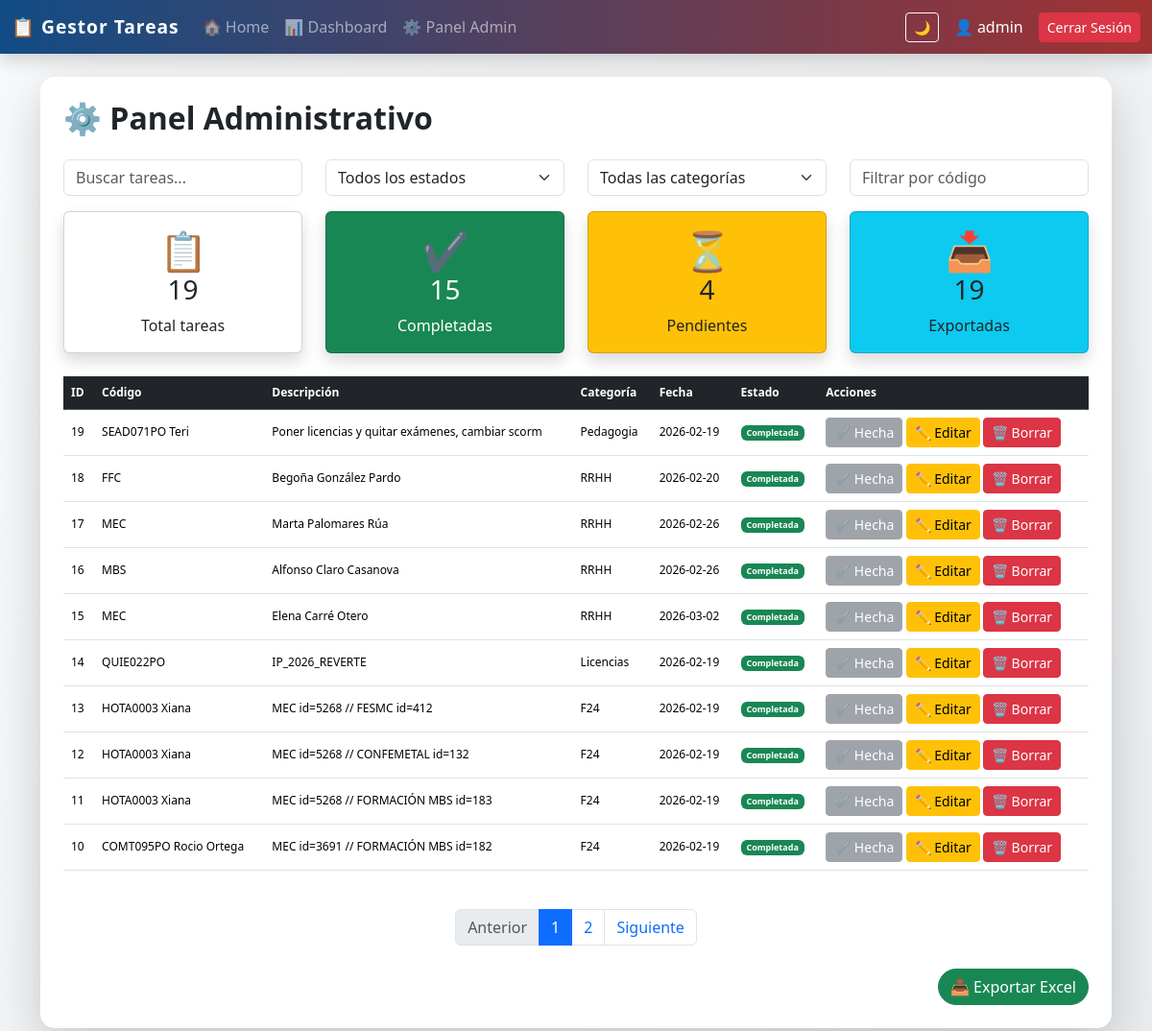
Page /admin (signed in) on the committed database.
### tables this page shows
CREATE TABLE tareas (
            id INTEGER PRIMARY KEY AUTOINCREMENT,
            descripcion TEXT NOT NULL,
            categoria TEXT,
            fecha TEXT,
            completada INTEGER DEFAULT 0,
            codigo TEXT,
            usuario_id INTEGER,
            FOREIGN KEY (usuario_id) REFERENCES usuarios(id)
        );

### app_web.py (the view)
@app.route("/admin")
@login_required
def admin():
    if session.get("es_admin") != 1:
        return redirect("/")
    page = request.args.get("page", 1, type=int)
    per_page = 10
    offset = (page - 1) * per_page
    conn = get_connection()
    cursor = conn.cursor()
    cursor.execute("""
        SELECT tareas.id,
               tareas.descripcion,
               tareas.categoria,
               tareas.fecha,
               tareas.completada,
               tareas.codigo,
               tareas.usuario_id,
               usuarios.username AS usuario
        FROM tareas
        LEFT JOIN usuarios ON tareas.usuario_id = usuarios.id
        ORDER BY tareas.id DESC
        LIMIT ? OFFSET ?
    """, (per_page, offset))
    tareas = cursor.fetchall()
    cursor.execute("SELECT COUNT(*) FROM tareas")
    total_tareas = cursor.fetchone()[0]
    total_pages = (total_tareas + per_page - 1) // per_page if total_tareas > 0 else 1
    cursor.execute("SELECT COUNT(*) FROM tareas WHERE completada = 1")
    completadas = cursor.fetchone()[0]
    pendientes = total_tareas - completadas
    cursor.execute("SELECT DISTINCT categoria FROM tareas")
    categorias = [row["categoria"] for row in cursor.fetchall() if row["categoria"]]
    conn.close()
    return render_template(
        "admin.html",
        tareas=tareas,
        page=page,
        total_pages=total_pages,
        total=total_tareas,
        completadas=completadas,
        pendientes=pendientes,
        exportadas=total_tareas, # Faltaba esta variable que usas en los KPIs
        categorias=categorias
    )

### app_web.py (called while the page is built)
def get_connection():
    conn = sqlite3.connect(DB_NAME)
    conn.row_factory = sqlite3.Row
    return conn

def login_required(f):
    @wraps(f)
    def decorated_function(*args, **kwargs):
        if "user_id" not in session:
            return redirect(url_for("login"))
        return f(*args, **kwargs)
    return decorated_function

### templates/admin.html (shortened to what this page needs)
{% extends "base.html" %}
{% block content %}
<h2 class="mb-4 fw-bold">⚙ Panel Administrativo</h2>
<div class="row mb-3">
    <div class="col-md-3">
        <input type="text" id="buscador" class="form-control" placeholder="Buscar tareas...">
    </div>
    <div class="col-md-3">
        <select id="filtro_estado" class="form-select">
            <option value="">Todos los estados</option>
        </select>
    </div>
    <div class="col-md-3">
        <select id="filtro_categoria" class="form-select">
            <option value="">Todas las categorías</option>
        </select>
    </div>
    <div class="col-md-3">
        <input type="text" id="filtro_codigo" class="form-control" placeholder="Filtrar por código">
    </div>
</div>
<div class="row g-4 mb-4">
    <div class="col-md-3">
        <div class="card text-center shadow p-3">
            <div class="display-6">📋</div>
            <h3>{{ total }}</h3>
            <p class="mb-0">Total tareas</p>
        </div>
    </div>
    <div class="col-md-3">
        <div class="card text-center shadow p-3 bg-success text-white">
            <div class="display-6">✔</div>
            <h3>{{ completadas }}</h3>
            <p class="mb-0">Completadas</p>
        </div>
    </div>
    <div class="col-md-3">
        <div class="card text-center shadow p-3 bg-warning">
            <div class="display-6">⏳</div>
            <h3>{{ pendientes }}</h3>
            <p class="mb-0">Pendientes</p>
        </div>
    </div>
    <div class="col-md-3">
        <div class="card text-center shadow p-3 bg-info text-dark">
            <div class="display-6">📥</div>
            <h3>{{ exportadas }}</h3>
            <p class="mb-0">Exportadas</p>
        </div>
    </div>
</div>
<div class="table-responsive">
    <table class="table table-hover align-middle">
        <thead class="table-dark">
            <tr>
                <th>ID</th>
                <th>Código</th>
                <th>Descripción</th>
                <th>Categoría</th>
                <th>Fecha</th>
                <th>Estado</th>
                <th>Acciones</th>
            </tr>
        </thead>
        <tbody>
            {% for tarea in tareas %}
            <tr>
                <td>{{ tarea[0] }}</td>
                <td>{{ tarea[5] if tarea|length > 5 else '-' }}</td>
                <td>{{ tarea[1] }}</td>
                <td>{{ tarea[2] if tarea[2] else "General" }}</td>
                <td>{{ tarea[3] if tarea[3] else "-" }}</td>
                <td>
                    {% if tarea[4] == 1 %}
                        <span class="badge bg-success">Completada</span>
                    {% else %}
                        <span class="badge bg-warning text-dark">Pendiente</span>
                    {% endif %}
                </td>
                <td>
                    {% if tarea[4] == 0 %}
                        <a href="/completar/{{ tarea[0] }}" class="btn btn-sm btn-success">✔ Completar</a>
                    {% else %}
                        <button class="btn btn-sm btn-secondary" disabled>✔ Hecha</button>
                    {% endif %}
                    <a href="/editar/{{ tarea[0] }}" class="btn btn-sm btn-warning">✏ Editar</a>
                    <a href="/eliminar/{{ tarea[0] }}" class="btn btn-sm btn-danger"
                       onclick="return confirm('¿Seguro que deseas eliminar esta tarea?');">🗑 Borrar</a>
                </td>
            </tr>
            {% endfor %}
        </tbody>
    </table>
</div>
<nav class="mt-4">
    <ul class="pagination justify-content-center">
        <li class="page-item {% if page <= 1 %}disabled{% endif %}">
            <a class="page-link" href="?page={{ page - 1 }}">Anterior</a>
        </li>
        {% for p in range(1, total_pages + 1) %}
        <li class="page-item {% if p == page %}active{% endif %}">
            <a class="page-link" href="?page={{ p }}">{{ p }}</a>
        </li>
        {% endfor %}
        <li class="page-item {% if page >= total_pages %}disabled{% endif %}">
            <a class="page-link" href="?page={{ page + 1 }}">Siguiente</a>
        </li>
    </ul>
</nav>
{% endblock %}

### templates/base.html (style rules this page uses)
body { background: linear-gradient(135deg, #f8f9fa, #e9ecef); transition: all 0.3s ease; }
.table-responsive { overflow-x: auto; -webkit-overflow-scrolling: touch; font-size: 12px; }

### rows in the picture
tareas: id "19", codigo "SEAD071PO Teri", descripcion "Poner licencias y quitar exámenes, cambiar scorm", categoria "Pedagogia", fecha "2026-02-19", completada "Completada"
tareas: id "18", codigo "FFC", descripcion "Begoña González Pardo", categoria "RRHH", fecha "2026-02-20", completada "Completada"
tareas: id "17", codigo "MEC", descripcion "Marta Palomares Rúa", categoria "RRHH", fecha "2026-02-26", completada "Completada"
tareas: id "16", codigo "MBS", descripcion "Alfonso Claro Casanova", categoria "RRHH", fecha "2026-02-26", completada "Completada"
tareas: id "15", codigo "MEC", descripcion "Elena Carré Otero", categoria "RRHH", fecha "2026-03-02", completada "Completada"
tareas: id "14", codigo "QUIE022PO", descripcion "IP_2026_REVERTE", categoria "Licencias", fecha "2026-02-19", completada "Completada"
tareas: id "13", codigo "HOTA0003 Xiana", descripcion "MEC id=5268 // FESMC id=412", categoria "F24", fecha "2026-02-19", completada "Completada"
tareas: id "12", codigo "HOTA0003 Xiana", descripcion "MEC id=5268 // CONFEMETAL id=132", categoria "F24", fecha "2026-02-19", completada "Completada"
tareas: id "11", codigo "HOTA0003 Xiana", descripcion "MEC id=5268 // FORMACIÓN MBS id=183", categoria "F24", fecha "2026-02-19", completada "Completada"
tareas: id "10", codigo "COMT095PO Rocio Ortega", descripcion "MEC id=3691 // FORMACIÓN MBS id=182", categoria "F24", fecha "2026-02-19", completada "Completada"

### other values in the picture
{{ session['user'] }} "admin"
{{ total }} "19"
{{ completadas }} "15"
{{ pendientes }} "4"
{{ exportadas }} "19"
{{ p }} "1" "2"
